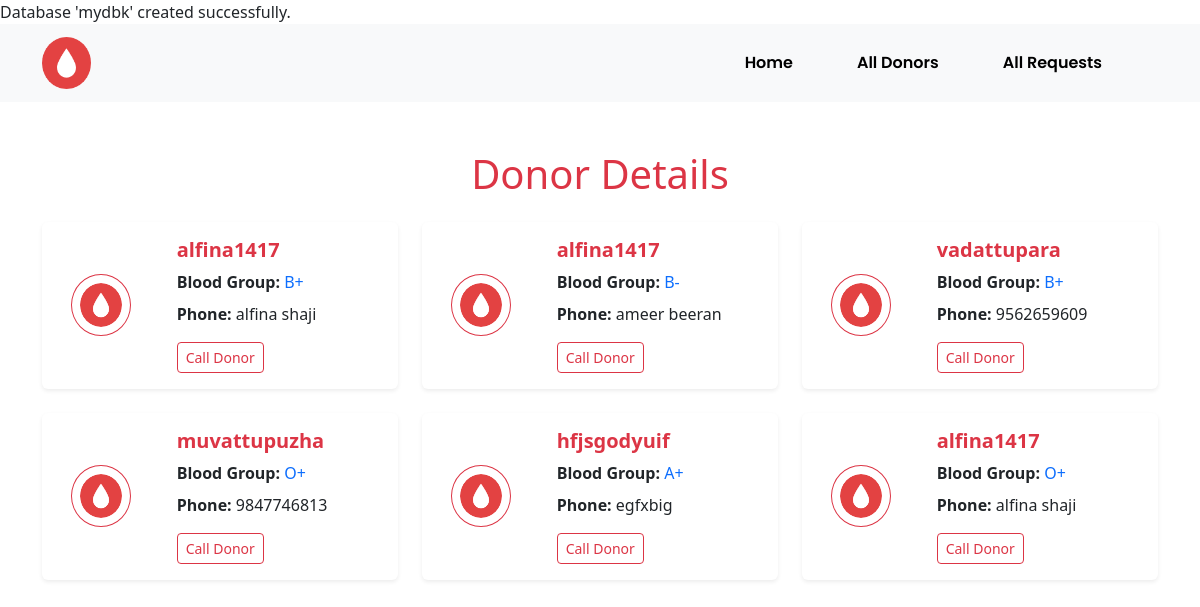
The page /donors.php on the database its author committed.
### tables this page shows
CREATE TABLE IF NOT EXISTS `finddonortable` (
  `id` int UNSIGNED NOT NULL AUTO_INCREMENT,
  `phonenumber` varchar(30) NOT NULL,
  `locationfind` varchar(50) DEFAULT NULL,
  `bloodselect` varchar(50) DEFAULT NULL,
  `reg_date` timestamp NULL DEFAULT CURRENT_TIMESTAMP ON UPDATE CURRENT_TIMESTAMP,
  PRIMARY KEY (`id`)
);

### donors.php (the view, shortened to what this page needs)
<?php
require("./lib/db/conn.php");
try {
    $pdo = $db->conn;
    $stmt = $pdo->prepare("SELECT * FROM finddonortable");
    $stmt->execute();
    $results = $stmt->fetchAll(PDO::FETCH_ASSOC);
} catch (PDOException $e) {
    echo "Error: " . $e->getMessage();
}
?>
<!DOCTYPE html>
<html lang="en">
<head>
    <link href="https://cdnjs.cloudflare.com/ajax/libs/font-awesome/6.0.0-beta3/css/all.min.css" rel="stylesheet">
    <link href="https://cdn.jsdelivr.net/npm/bootstrap@5.3.3/dist/css/bootstrap.min.css" rel="stylesheet">
    <link href="https://cdnjs.cloudflare.com/ajax/libs/OwlCarousel2/2.1.3/assets/owl.carousel.min.css" rel="stylesheet"/>
    <link href="css/main.css" rel="stylesheet"/>
</head>
<body>
<?php
  require("./header.php")
  ?>
    <div class="container my-5">
    <h1 class="text-center text-danger mb-4">Donor Details</h1>
    <?php if (!empty($results)) : ?>
        <div class="row g-4">
            <?php foreach ($results as $row) : ?>
                <div class="col-md-6 col-xl-4">
                    <div class="card shadow-sm border-0">
                        <div class="row g-0 align-items-center">
                            <div class="col-md-4 text-center p-3">
                                <img src="images/Group 56.png" alt="Profile Icon"
                                    class="rounded-circle border border-danger p-2"
                                    style="width: 60px;">
                            </div>
                            <div class="col-md-8">
                                <div class="card-body">
                                    <h5 class="card-title text-danger fw-bold">
                                        <?php echo htmlspecialchars($row['locationfind']); ?>
                                    </h5>
                                    <p class="card-text mb-2">
                                        <strong>Blood Group:</strong>
                                        <span class="text-primary"><?php echo htmlspecialchars($row['bloodselect']); ?></span>
                                    </p>
                                    <p class="card-text">
                                        <strong>Phone:</strong>
                                        <span class="text-dark"><?php echo htmlspecialchars($row['phonenumber']); ?></span>
                                    </p>
                                    <a href="tel:<?php echo htmlspecialchars($row['phonenumber']); ?>"
                                        class="btn btn-outline-danger btn-sm">
                                        Call Donor
                                    </a>
                                </div>
                            </div>
                        </div>
                    </div>
                </div>
            <?php endforeach; ?>
        </div>
    <?php else : ?>
        <div class="alert alert-warning text-center" role="alert">
            No donors found.
        </div>
    <?php endif; ?>
</div>
</body>
</html>

### css/style.css (style rules this page uses)
:root { --bg-color: #b6b6b6; --btn-color: #dc3545; --bld-color: #707070; --secondary-color: #ffffff; --tertiary-color: #000; --bsn-color: #dddddd; }

### css/signin.css (style rules this page uses)
:root { --bg-color:#B6B6B6; --btn-color:#DB4437; --bld-color:#707070; --secondary-color:#ffffff; --tertiary-color:#000; }

### css/search.css (style rules this page uses)
:root { --bg-color: #b6b6b6; --btn-color: #db4437; --bld-color: #707070; --secondary-color: #ffffff; --tertiary-color: #000; --active-color: #37db5e; }

### rows shown on the page
finddonortable: locationfind "alfina1417", bloodselect "B+", phonenumber "alfina shaji"
finddonortable: locationfind "alfina1417", bloodselect "B-", phonenumber "ameer beeran"
finddonortable: locationfind "vadattupara", bloodselect "B+", phonenumber "9562659609"
finddonortable: locationfind "muvattupuzha", bloodselect "O+", phonenumber "9847746813"
finddonortable: locationfind "hfjsgodyuif", bloodselect "A+", phonenumber "egfxbig"
finddonortable: locationfind "alfina1417", bloodselect "O+", phonenumber "alfina shaji"

### other values the page prints
$this->dbname "mydbk"
